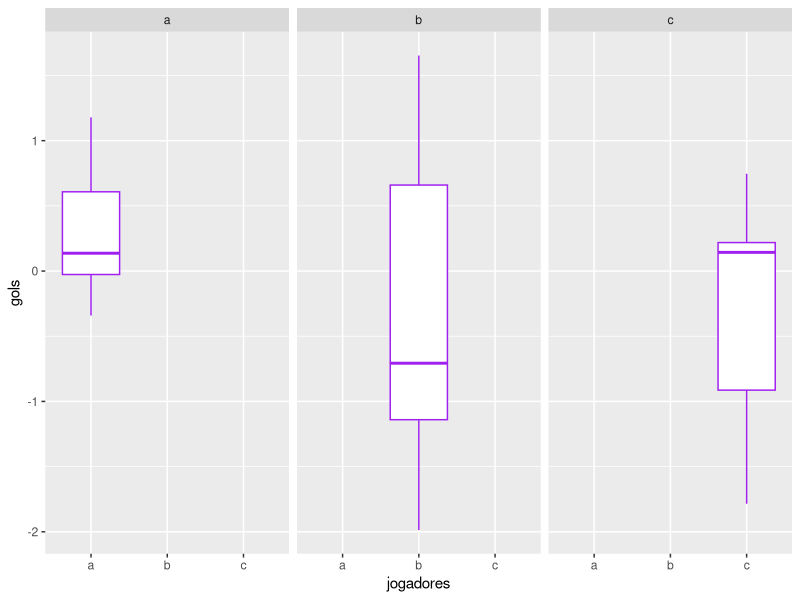

Reproduce this figure in R.


# Pacote Estudado |  ggplot2

library(ggplot2)
library(dplyr)
library(tidyverse) # ---------  pode ser a biblioteca principal
#-----  começa monitoria.


#----  saber buscar ajuda! 

help("ggplot")  # -----  ler corretamente 
help("dplyr")
help("tidyverse")
# data frame

sample_df <- data.frame(
  jogadores = factor(rep(letters[1:3], each = 10)), # posso nomear de forma independente.
  gols = rnorm(30))  # o tamanho do data frame 
sample_df # reproduzir o data frame

# você trabalhar de maneira clara

names(sample_df) # descobrir os nomes das variaveis
glimpse(sample_df) # ler a estrutura do meu banco de dados

# r2 plano cartesiano | entre coordenadas polares

ggplot(sample_df, aes(x = jogadores,
                      y = gols))+
  geom_boxplot(color="purple")+
  facet_wrap(~jogadores) #  a leitua da divisão dos jogadores!

#  eu sei colocar cor
# eu entendo que o tracejo central é a minha média.
# três classes | de vertor , vamos supor que sejam jogadores de Futebol.
